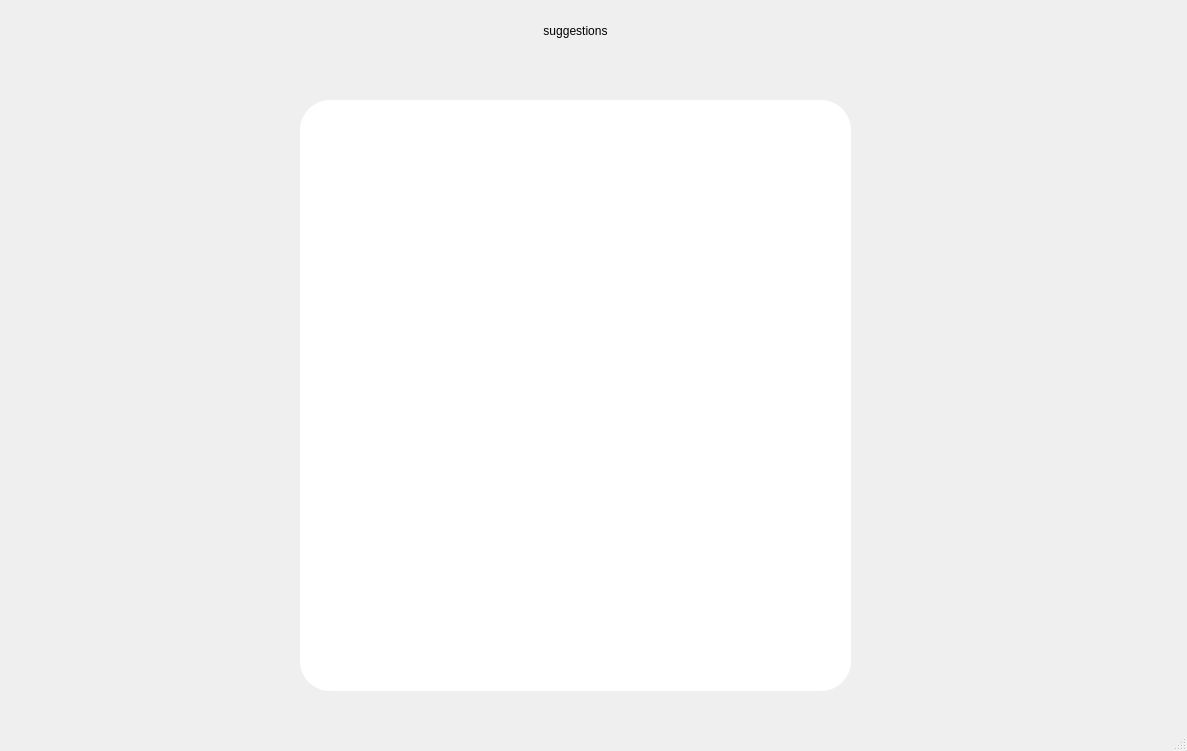
<?xml version="1.0" encoding="UTF-8"?>
<ui version="4.0">
 <class>suggestions</class>
 <widget class="QMainWindow" name="suggestions">
  <property name="geometry">
   <rect>
    <x>0</x>
    <y>0</y>
    <width>1187</width>
    <height>751</height>
   </rect>
  </property>
  <property name="windowTitle">
   <string>MainWindow</string>
  </property>
  <widget class="QWidget" name="centralwidget">
   <widget class="QWidget" name="widget" native="true">
    <property name="geometry">
     <rect>
      <x>300</x>
      <y>100</y>
      <width>551</width>
      <height>591</height>
     </rect>
    </property>
    <property name="styleSheet">
     <string notr="true">background-color: rgb(255, 255, 255);
border: none;
border-radius: 30px;</string>
    </property>
    <widget class="QWidget" name="verticalLayoutWidget">
     <property name="geometry">
      <rect>
       <x>29</x>
       <y>29</y>
       <width>491</width>
       <height>531</height>
      </rect>
     </property>
     <layout class="QVBoxLayout" name="verticalLayout"/>
    </widget>
   </widget>
   <widget class="QPushButton" name="pushButton_2">
    <property name="geometry">
     <rect>
      <x>20</x>
      <y>20</y>
      <width>61</width>
      <height>41</height>
     </rect>
    </property>
    <property name="cursor">
     <cursorShape>PointingHandCursor</cursorShape>
    </property>
    <property name="styleSheet">
     <string notr="true">border : none;
image: url(:/img/54907784c3b82319fa78bb57df0e90c3.png);
font: 10pt &quot;MS Shell Dlg 2&quot;;
color: rgb(33, 180, 255);</string>
    </property>
    <property name="text">
     <string/>
    </property>
   </widget>
   <widget class="QLabel" name="label_8">
    <property name="geometry">
     <rect>
      <x>490</x>
      <y>10</y>
      <width>171</width>
      <height>41</height>
     </rect>
    </property>
    <property name="styleSheet">
     <string notr="true">font: 18pt &quot;MS Shell Dlg 2&quot;;</string>
    </property>
    <property name="text">
     <string>suggestions</string>
    </property>
    <property name="alignment">
     <set>Qt::AlignCenter</set>
    </property>
   </widget>
   <widget class="QLabel" name="lSuggest">
    <property name="geometry">
     <rect>
      <x>330</x>
      <y>50</y>
      <width>491</width>
      <height>41</height>
     </rect>
    </property>
    <property name="styleSheet">
     <string notr="true">font: 10pt &quot;MS Shell Dlg 2&quot;;</string>
    </property>
    <property name="text">
     <string/>
    </property>
    <property name="alignment">
     <set>Qt::AlignCenter</set>
    </property>
   </widget>
  </widget>
  <widget class="QMenuBar" name="menubar">
   <property name="geometry">
    <rect>
     <x>0</x>
     <y>0</y>
     <width>1187</width>
     <height>26</height>
    </rect>
   </property>
  </widget>
  <widget class="QStatusBar" name="statusbar"/>
 </widget>
 <resources/>
 <connections/>
</ui>
